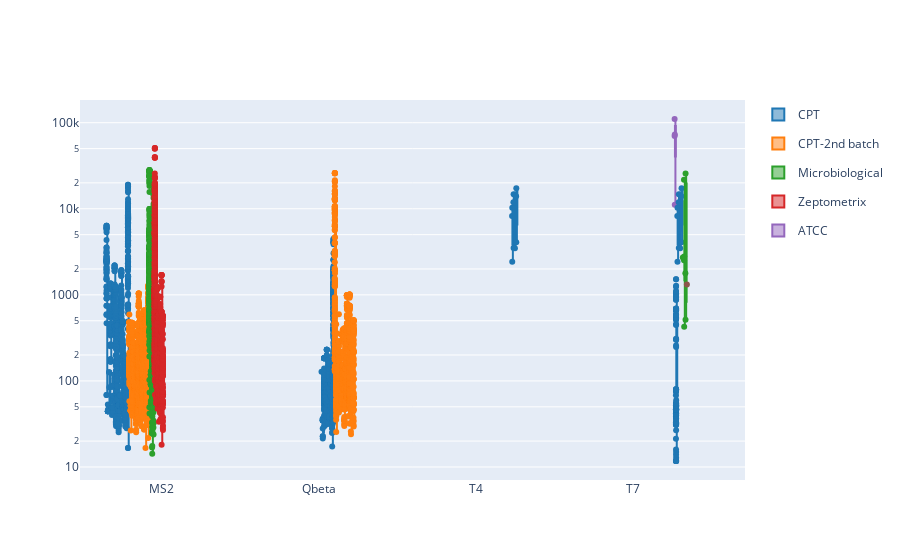

The cell this chart's notebook holds for it:
### Code cell
group_counter = defaultdict(int)
color_dict = dict(zip(sample_info['source'].unique(), colors))
fig = go.Figure()
for idx, row in sample_info.iterrows():
    group_counter[row['source']] += 1
    if group_counter[row['source']] > 1:
        showlegend = False
    else:
        showlegend = True
    text_taxids = row['taxids']
    text_names = row['organism_names']
    y_vals = row['normalized_reads']
    if not y_vals:
        continue
    x_vals = [row['phage']] * len(y_vals)
    text_accession = [row['accession']] * len(y_vals)
    hovertext = [f"Accession: {acc}<br>Taxid: {tax}<br>Name: {name}<br>Normalized reads: {norm_reads}"
                 for acc, tax, name, norm_reads in
                 zip(text_accession, text_taxids, text_names, y_vals)]
    fig.add_trace(
        go.Box(
            x=x_vals,
            y=y_vals,
            name=row['source'],
            legendgroup=row['source'],
            marker_color=color_dict[row['source']],
            hovertext=hovertext,
            hoverinfo='text',
            showlegend=showlegend,
            boxpoints='all'
        )
    )
fig.update_yaxes(type='log')
fig.update_layout(boxmode='group')
fig.show()
